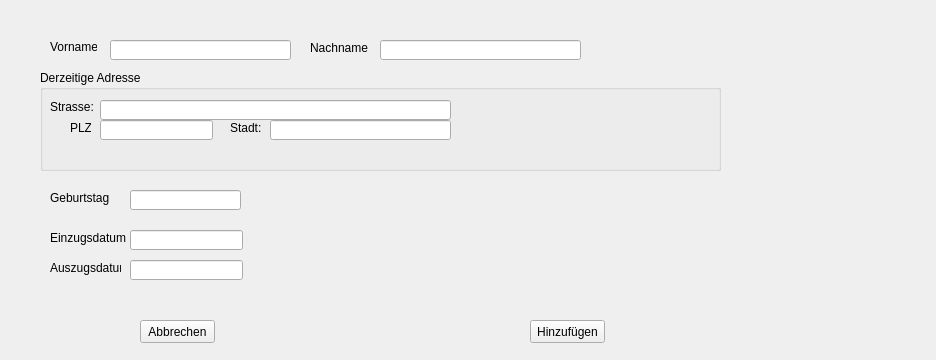
<?xml version="1.0" encoding="UTF-8"?>
<ui version="4.0">
 <class>QV_Mieter</class>
 <widget class="QWidget" name="QV_Mieter">
  <property name="geometry">
   <rect>
    <x>0</x>
    <y>0</y>
    <width>936</width>
    <height>360</height>
   </rect>
  </property>
  <property name="windowTitle">
   <string>Mieter</string>
  </property>
  <widget class="QLabel" name="label">
   <property name="geometry">
    <rect>
     <x>50</x>
     <y>40</y>
     <width>47</width>
     <height>13</height>
    </rect>
   </property>
   <property name="text">
    <string>Vorname</string>
   </property>
  </widget>
  <widget class="QLabel" name="label_2">
   <property name="geometry">
    <rect>
     <x>310</x>
     <y>40</y>
     <width>61</width>
     <height>16</height>
    </rect>
   </property>
   <property name="text">
    <string>Nachname</string>
   </property>
  </widget>
  <widget class="QGroupBox" name="groupBox">
   <property name="geometry">
    <rect>
     <x>40</x>
     <y>70</y>
     <width>681</width>
     <height>101</height>
    </rect>
   </property>
   <property name="title">
    <string>Derzeitige Adresse</string>
   </property>
   <widget class="QLabel" name="label_3">
    <property name="geometry">
     <rect>
      <x>10</x>
      <y>30</y>
      <width>47</width>
      <height>13</height>
     </rect>
    </property>
    <property name="text">
     <string>Strasse:</string>
    </property>
   </widget>
   <widget class="QLabel" name="label_4">
    <property name="geometry">
     <rect>
      <x>30</x>
      <y>50</y>
      <width>21</width>
      <height>16</height>
     </rect>
    </property>
    <property name="text">
     <string>PLZ</string>
    </property>
   </widget>
   <widget class="QLabel" name="label_5">
    <property name="geometry">
     <rect>
      <x>190</x>
      <y>50</y>
      <width>31</width>
      <height>16</height>
     </rect>
    </property>
    <property name="text">
     <string>Stadt:</string>
    </property>
   </widget>
   <widget class="QLineEdit" name="tb_strasse">
    <property name="geometry">
     <rect>
      <x>60</x>
      <y>30</y>
      <width>351</width>
      <height>20</height>
     </rect>
    </property>
   </widget>
   <widget class="QLineEdit" name="tb_plz">
    <property name="geometry">
     <rect>
      <x>60</x>
      <y>50</y>
      <width>113</width>
      <height>20</height>
     </rect>
    </property>
   </widget>
   <widget class="QLineEdit" name="tb_stadt">
    <property name="geometry">
     <rect>
      <x>230</x>
      <y>50</y>
      <width>181</width>
      <height>20</height>
     </rect>
    </property>
   </widget>
  </widget>
  <widget class="QLabel" name="label_6">
   <property name="geometry">
    <rect>
     <x>50</x>
     <y>190</y>
     <width>61</width>
     <height>16</height>
    </rect>
   </property>
   <property name="text">
    <string>Geburtstag</string>
   </property>
  </widget>
  <widget class="QLabel" name="label_7">
   <property name="geometry">
    <rect>
     <x>50</x>
     <y>230</y>
     <width>81</width>
     <height>16</height>
    </rect>
   </property>
   <property name="text">
    <string>Einzugsdatum</string>
   </property>
  </widget>
  <widget class="QLabel" name="label_8">
   <property name="geometry">
    <rect>
     <x>50</x>
     <y>260</y>
     <width>71</width>
     <height>16</height>
    </rect>
   </property>
   <property name="text">
    <string>Auszugsdatum:</string>
   </property>
  </widget>
  <widget class="QLineEdit" name="tb_vorname">
   <property name="geometry">
    <rect>
     <x>110</x>
     <y>40</y>
     <width>181</width>
     <height>20</height>
    </rect>
   </property>
  </widget>
  <widget class="QLineEdit" name="tb_nachname">
   <property name="geometry">
    <rect>
     <x>380</x>
     <y>40</y>
     <width>201</width>
     <height>20</height>
    </rect>
   </property>
  </widget>
  <widget class="QLineEdit" name="tb_geburtstag">
   <property name="geometry">
    <rect>
     <x>130</x>
     <y>190</y>
     <width>111</width>
     <height>20</height>
    </rect>
   </property>
  </widget>
  <widget class="QLineEdit" name="tb_einzug">
   <property name="geometry">
    <rect>
     <x>130</x>
     <y>230</y>
     <width>113</width>
     <height>20</height>
    </rect>
   </property>
  </widget>
  <widget class="QLineEdit" name="tb_auszug">
   <property name="geometry">
    <rect>
     <x>130</x>
     <y>260</y>
     <width>113</width>
     <height>20</height>
    </rect>
   </property>
  </widget>
  <widget class="QPushButton" name="btn_abort">
   <property name="geometry">
    <rect>
     <x>140</x>
     <y>320</y>
     <width>75</width>
     <height>23</height>
    </rect>
   </property>
   <property name="text">
    <string>Abbrechen</string>
   </property>
  </widget>
  <widget class="QPushButton" name="btn_ok">
   <property name="geometry">
    <rect>
     <x>530</x>
     <y>320</y>
     <width>75</width>
     <height>23</height>
    </rect>
   </property>
   <property name="text">
    <string>Hinzufügen</string>
   </property>
  </widget>
 </widget>
 <layoutdefault spacing="6" margin="11"/>
 <resources/>
 <connections/>
</ui>
